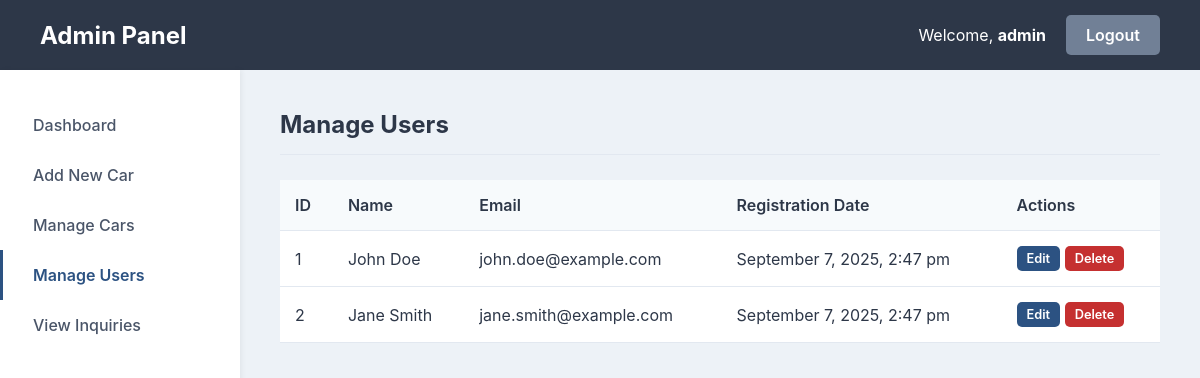
/Admin/manage_users.php (signed in), run on the app's committed database.
### tables this page shows
CREATE TABLE `users` (
  `id` int(11) NOT NULL AUTO_INCREMENT,
  `name` varchar(100) NOT NULL,
  `email` varchar(100) NOT NULL,
  `password` varchar(255) NOT NULL,
  `registration_date` timestamp NOT NULL DEFAULT current_timestamp(),
  PRIMARY KEY (`id`),
  UNIQUE KEY `email` (`email`)
);

### functions.php (called while the page is built, shortened)
<?php
function _e(?string $string): string {
    return htmlspecialchars($string ?? '', ENT_QUOTES, 'UTF-8');
}
?>

### Admin/manage_users.php (the view, shortened to what this page needs)
<?php
$page_title = 'Manage Users';
require_once 'partials/header.php';
$stmt = $pdo->query("SELECT id, name, email, registration_date FROM users ORDER BY registration_date DESC");
$users = $stmt->fetchAll();
?>
<div class="table-container">
    <table class="admin-table">
        <thead>
            <tr>
                <th>ID</th>
                <th>Name</th>
                <th>Email</th>
                <th>Registration Date</th>
                <th>Actions</th>
            </tr>
        </thead>
        <tbody>
            <?php if (empty($users)): ?>
                <tr>
                    <td colspan="5" style="text-align:center;">No registered users found.</td>
                </tr>
            <?php else: ?>
                <?php foreach ($users as $user): ?>
                    <tr>
                        <td><?= _e($user['id']) ?></td>
                        <td><?= _e($user['name']) ?></td>
                        <td><?= _e($user['email']) ?></td>
                        <td><?= date("F j, Y, g:i a", strtotime($user['registration_date'])) ?></td>
                        <td class="actions">
                            <a href="edit_user.php?id=<?= $user['id'] ?>" class="btn btn-sm">Edit</a>
                            <a href="manage_users.php?action=delete&id=<?= $user['id'] ?>" class="btn btn-sm btn-danger" onclick="return confirm('Are you sure you want to delete this user? This will also delete all their messages.');">Delete</a>
                        </td>
                    </tr>
                <?php endforeach; ?>
            <?php endif; ?>
        </tbody>
    </table>
</div>
<?php
require_once 'partials/footer.php';
?>

### Admin/partials/header.php (shortened to what this page needs)
<?php
require_once __DIR__ . '/../../functions.php';
?>
<!DOCTYPE html>
<html lang="en">
<head>
    <link rel="stylesheet" href="style.css">
</head>
<body>
    <div class="admin-wrapper">
        <header class="admin-header">
            <h1>Admin Panel</h1>
            <div class="header-right">
                <span>Welcome, <strong><?= _e($_SESSION['admin_username'] ?? '') ?></strong></span>
                <a href="index.php?action=logout" class="btn btn-secondary">Logout</a>
            </div>
        </header>
        <div class="admin-main">
            <?php require_once 'navigation.php'; ?>
            <section class="admin-content">
                <?php if (isset($page_title)): ?>
                    <h2><?= _e($page_title) ?></h2>
                <?php endif; ?>

### Admin/partials/navigation.php
<?php
$current_page = basename($_SERVER['SCRIPT_NAME']);
?>
<nav class="admin-nav">
    <ul>
        <li class="<?= ($current_page === 'index.php') ? 'active' : '' ?>">
            <a href="index.php">Dashboard</a>
        </li>
        <li class="<?= ($current_page === 'add_car.php' || $current_page === 'edit_car.php') ? 'active' : '' ?>">
            <a href="add_car.php">Add New Car</a>
        </li>
        <li class="<?= ($current_page === 'manage_cars.php') ? 'active' : '' ?>">
            <a href="manage_cars.php">Manage Cars</a>
        </li>
        <li class="<?= ($current_page === 'manage_users.php') ? 'active' : '' ?>">
            <a href="manage_users.php">Manage Users</a>
        </li>
        <li class="<?= ($current_page === 'messages.php') ? 'active' : '' ?>">
            <a href="messages.php">View Inquiries</a>
        </li>
    </ul>
</nav>

### Admin/partials/footer.php
            </section>
        </div>
    </div>
</body>
</html>

### Admin/style.css (style rules this page uses)
body { font-family: -apple-system, BlinkMacSystemFont, "Segoe UI", Roboto, "Helvetica Neue", Arial, sans-serif; background-color: #edf2f7; color: #2d3748; margin: 0; }
.btn { display: inline-block; padding: 10px 20px; border: none; border-radius: 5px; background-color: #2c5282; color: #fff; font-weight: 600; cursor: pointer; text-decoration: none; transition: background-color 0.2s; }
.btn-secondary { background-color: #718096; }
.btn-danger { background-color: #c53030; }
.admin-wrapper { display: flex; flex-direction: column; min-height: 100vh; }
.admin-header { display: flex; justify-content: space-between; align-items: center; padding: 0 40px; background-color: #2d3748; color: #fff; height: 70px; }
.admin-header h1 { font-size: 1.5rem; margin: 0; }
.admin-header .header-right { display: flex; align-items: center; gap: 20px; }
.admin-main { display: flex; flex: 1; }
.admin-nav { width: 240px; background-color: #fff; padding: 30px 0; box-shadow: 2px 0 5px rgba(0,0,0,0.05); }
.admin-nav ul { list-style: none; padding: 0; margin: 0; }
.admin-nav a { display: block; padding: 15px 30px; color: #4a5568; text-decoration: none; font-weight: 500; border-left: 3px solid transparent; }
.admin-nav li.active a { border-left-color: #2c5282; color: #2c5282; font-weight: 600; }
.admin-content { flex: 1; padding: 40px; }
.admin-content h2 { margin-top: 0; border-bottom: 1px solid #e2e8f0; padding-bottom: 15px; margin-bottom: 25px; }
.admin-table { width: 100%; border-collapse: collapse; background-color: #fff; box-shadow: 0 4px 6px rgba(0,0,0,0.05); }
.admin-table th, .admin-table td { padding: 15px; text-align: left; border-bottom: 1px solid #e2e8f0; }
.admin-table th { background-color: #f7fafc; font-weight: 600; }

### Admin/manage_users.php (style rules this page uses)
.btn-sm { padding: 5px 10px; font-size: 0.8rem; }
.table-container { overflow-x: auto; }

### data on the page
users: id "1", name "John Doe", email "john.doe@example.com", registration_date "September 7, 2025, 2:47 pm"
users: id "2", name "Jane Smith", email "jane.smith@example.com", registration_date "September 7, 2025, 2:47 pm"

### other printed values
_e($_SESSION['admin_username'] ?? '') "admin"
_e($page_title) "Manage Users"
